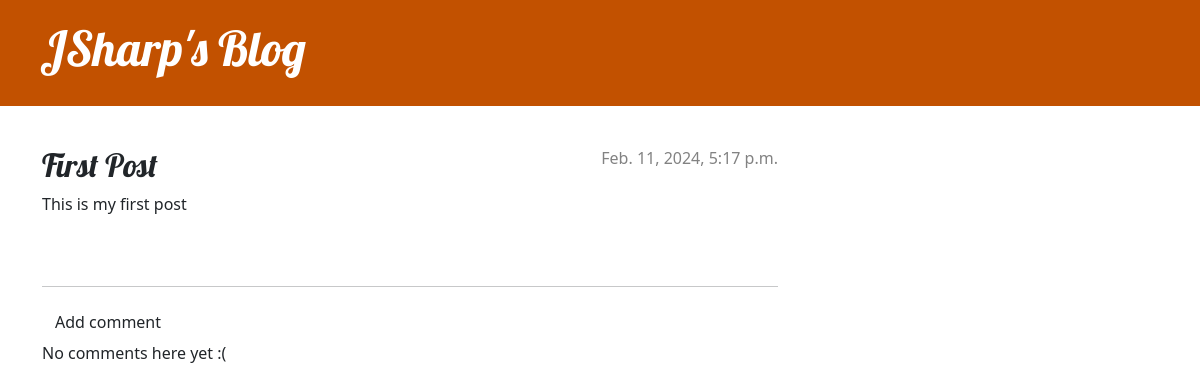
The app's page /post/1/ with its own data.
### blog/models.py (models this page shows, shortened)
class Post(models.Model):
    author = models.ForeignKey(settings.AUTH_USER_MODEL, on_delete=models.CASCADE)
    title = models.CharField(max_length=200)
    text = models.TextField()
    created_date = models.DateTimeField(default=timezone.now)
    published_date = models.DateTimeField(blank=True, null=True)

### blog/views.py (the view)
# urls.py: path('post/<int:pk>/', views.post_detail, name='post_detail'),
def post_detail(request, pk):
    post = get_object_or_404(Post, pk=pk)
    return render(request, 'blog/post_detail.html', {'post': post})

### blog/templates/blog/post_detail.html (shortened to what this page needs)
{% extends 'blog/base.html' %}
{% block content %}
    <article class="post">
        {% if post.published_date %}
            <div class="date">
                {{ post.published_date }}
            </div>
        {% else %}
            <a class="btn btn-default" href="{% url 'post_publish' pk=post.pk %}">Publish</a>
        {% endif %}
        <h2>{{ post.title }}</h2>
        <p>{{ post.text|linebreaksbr }}</p>
    </article>
    <hr>
    <a class="btn btn-default" href="{% url 'add_comment_to_post' pk=post.pk %}">Add comment</a>
    {% for comment in post.comments.all %}
    {% if user.is_authenticated or comment.approved_comment %}
    <div class="comment">
        <div class="date">
            {{ comment.created_date }}
            {% if not comment.approved_comment %}
                <a class="btn btn-default" href="{% url 'comment_remove' pk=comment.pk %}">
                   {% include './icons/hand-thumbs-down.svg' %}
                </a>
                <a class="btn btn-default" href="{% url 'comment_approve' pk=comment.pk %}">
                   {% include './icons/hand-thumbs-up.svg' %}
                </a>
            {% endif %}
        </div>
        <strong>{{ comment.author }}</strong>
        <p>{{ comment.text|linebreaks }}</p>
    </div>
    {% endif %}
{% empty %}
    <p>No comments here yet :(</p>
{% endfor %}
{% endblock %}

### blog/static/css/blog.css (style rules this page uses)
h1, h2, h3, h4 { font-family: 'Lobster', cursive; }
.date { color: #828282; }
.post { margin-bottom: 70px; }
.post > .date, .post > .actions { float: right; }

### records on screen
Post: published_date "Feb. 11, 2024, 5:17 p.m.", title "First Post", text "This is my first post"
